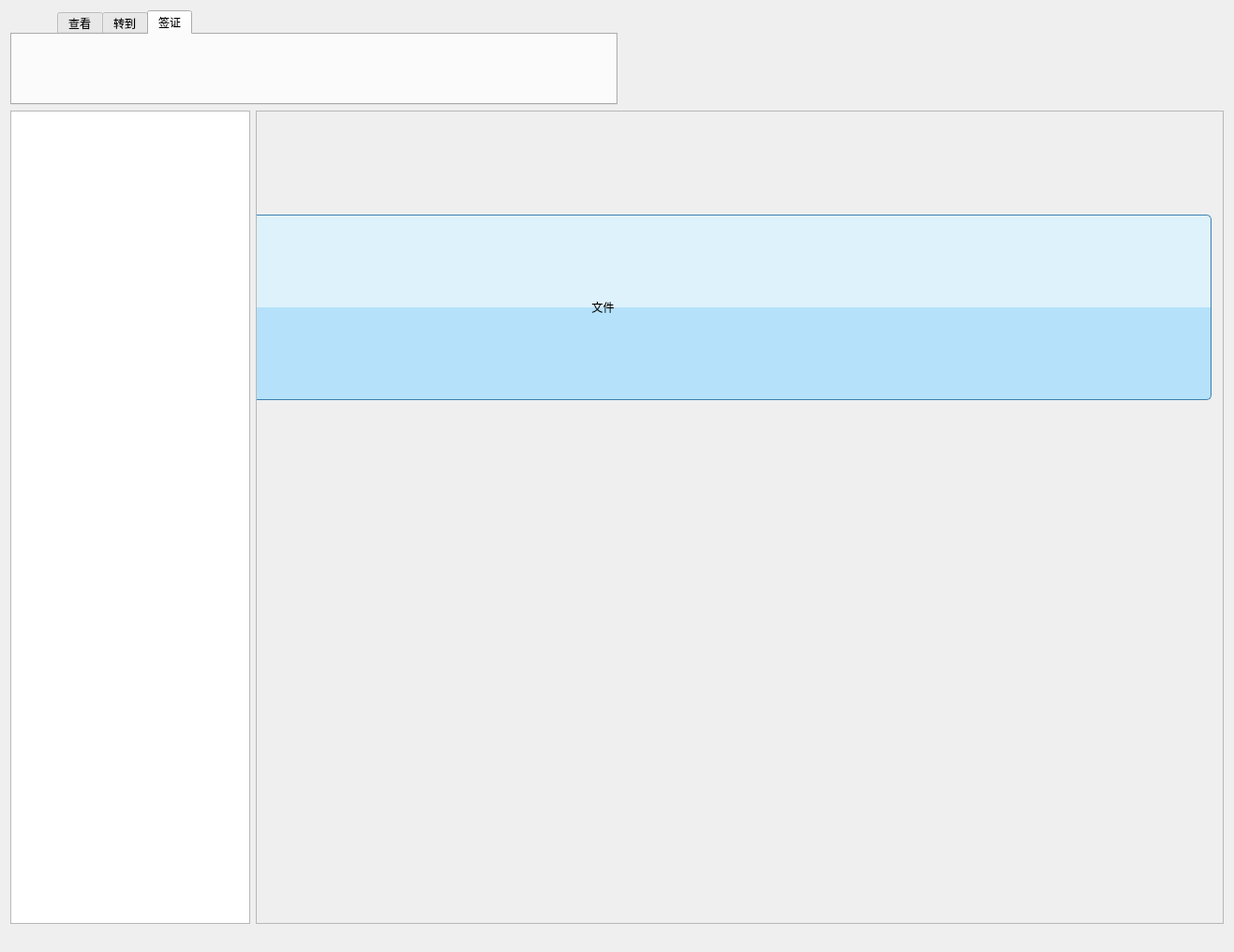
<?xml version="1.0" encoding="UTF-8"?>
<ui version="4.0">
 <class>MainWindow</class>
 <widget class="QMainWindow" name="MainWindow">
  <property name="windowModality">
   <enum>Qt::NonModal</enum>
  </property>
  <property name="geometry">
   <rect>
    <x>0</x>
    <y>0</y>
    <width>1317</width>
    <height>1016</height>
   </rect>
  </property>
  <property name="windowTitle">
   <string>电子印章系统</string>
  </property>
  <property name="windowIcon">
   <iconset>
    <normaloff>open.png</normaloff>open.png</iconset>
  </property>
  <property name="toolButtonStyle">
   <enum>Qt::ToolButtonIconOnly</enum>
  </property>
  <property name="animated">
   <bool>true</bool>
  </property>
  <property name="documentMode">
   <bool>false</bool>
  </property>
  <property name="dockNestingEnabled">
   <bool>true</bool>
  </property>
  <widget class="QWidget" name="centralWidget">
   <layout class="QHBoxLayout" name="horizontalLayout_6">
    <item>
     <layout class="QVBoxLayout" name="verticalLayout_3">
      <property name="topMargin">
       <number>0</number>
      </property>
      <property name="rightMargin">
       <number>0</number>
      </property>
      <item>
       <layout class="QHBoxLayout" name="horizontalLayout_7">
        <property name="rightMargin">
         <number>0</number>
        </property>
        <property name="bottomMargin">
         <number>0</number>
        </property>
        <item>
         <widget class="QTabWidget" name="tabWidget">
          <property name="sizePolicy">
           <sizepolicy hsizetype="Expanding" vsizetype="Fixed">
            <horstretch>0</horstretch>
            <verstretch>0</verstretch>
           </sizepolicy>
          </property>
          <property name="maximumSize">
           <size>
            <width>16777215</width>
            <height>150</height>
           </size>
          </property>
          <property name="styleSheet">
           <string notr="true">
     QTabWidget::tab-bar {
	left:50px;
}
#tabWidget_Main QTabBar::tab {
	background: transparent;
	margin-left: 4px;
	margin-right: 4px;
}
#tabWidget_Main QTabBar::tab:selected, QTabBar::tab:hover {
    border-top-left-radius: 2px;
    border-top-right-radius: 2px;
}
#tabWidget_Main::tab-bar {
 	border: 1px solid #BAC9DB;
}
#tabWidget_Main QTabBar::tab:selected{
	border: 1px solid #BAC9DB;
	background: white;
    border-bottom-color: #FFFFFF;
}
#tabWidget_Main QTabBar::tab:hover:!selected{
	border: 1px solid #ECBC3D;
}
#tabWidget_Main QTabBar::tab:!selected {
    margin-top: 1px; 
}</string>
          </property>
          <property name="currentIndex">
           <number>2</number>
          </property>
          <widget class="QWidget" name="tab">
           <attribute name="title">
            <string>查看</string>
           </attribute>
           <layout class="QGridLayout" name="gridLayout">
            <item row="0" column="2">
             <widget class="QPushButton" name="Amplification">
              <property name="sizePolicy">
               <sizepolicy hsizetype="Expanding" vsizetype="Expanding">
                <horstretch>0</horstretch>
                <verstretch>0</verstretch>
               </sizepolicy>
              </property>
              <property name="toolTip">
               <string>&lt;html&gt;&lt;head/&gt;&lt;body&gt;&lt;p&gt;放大&lt;/p&gt;&lt;/body&gt;&lt;/html&gt;</string>
              </property>
              <property name="styleSheet">
               <string notr="true">QPushButton:hover{
    border: 1px solid #55aaff;
    background-color:  rgb(173,216,230);
	border-radius:5px;
}
QPushButton:pressed{
	border: 1px solid #55aaff;
    background-color:  rgb(173,216,230);
    border-radius:5px;
}</string>
              </property>
              <property name="text">
               <string/>
              </property>
              <property name="icon">
               <iconset resource="../../图标资源.qrc">
                <normaloff>:/resource/图片/放大.png</normaloff>:/resource/图片/放大.png</iconset>
              </property>
              <property name="iconSize">
               <size>
                <width>45</width>
                <height>45</height>
               </size>
              </property>
              <property name="flat">
               <bool>true</bool>
              </property>
             </widget>
            </item>
            <item row="0" column="7">
             <widget class="QToolButton" name="Hide">
              <property name="toolTip">
               <string>&lt;html&gt;&lt;head/&gt;&lt;body&gt;&lt;p&gt;隐藏&lt;/p&gt;&lt;/body&gt;&lt;/html&gt;</string>
              </property>
              <property name="styleSheet">
               <string notr="true">QToolButton:hover{
    border: 1px solid #55aaff;
    background-color:  rgb(173,216,230);
	border-radius:5px;
}
QToolButton:pressed{
	border: 1px solid #55aaff;
    background-color:  rgb(173,216,230);
    border-radius:5px;
}</string>
              </property>
              <property name="text">
               <string/>
              </property>
              <property name="icon">
               <iconset resource="../../图标资源.qrc">
                <normaloff>:/resource/图片/隐藏.png</normaloff>:/resource/图片/隐藏.png</iconset>
              </property>
              <property name="iconSize">
               <size>
                <width>35</width>
                <height>35</height>
               </size>
              </property>
              <property name="autoRaise">
               <bool>true</bool>
              </property>
             </widget>
            </item>
            <item row="0" column="6">
             <widget class="QPushButton" name="Soft_info">
              <property name="sizePolicy">
               <sizepolicy hsizetype="Expanding" vsizetype="Expanding">
                <horstretch>0</horstretch>
                <verstretch>0</verstretch>
               </sizepolicy>
              </property>
              <property name="font">
               <font>
                <family>Liberation Serif</family>
                <pointsize>28</pointsize>
                <weight>75</weight>
                <italic>true</italic>
                <bold>true</bold>
               </font>
              </property>
              <property name="toolTip">
               <string>&lt;html&gt;&lt;head/&gt;&lt;body&gt;&lt;p&gt;软件信息&lt;/p&gt;&lt;/body&gt;&lt;/html&gt;</string>
              </property>
              <property name="styleSheet">
               <string notr="true">QPushButton:hover{
    border: 1px solid #55aaff;
    background-color:  rgb(173,216,230);
	border-radius:5px;
}
QPushButton:pressed{
	border: 1px solid #55aaff;
    background-color:  rgb(173,216,230);
    border-radius:5px;
}</string>
              </property>
              <property name="text">
               <string>i</string>
              </property>
              <property name="iconSize">
               <size>
                <width>45</width>
                <height>45</height>
               </size>
              </property>
              <property name="flat">
               <bool>true</bool>
              </property>
             </widget>
            </item>
            <item row="0" column="3">
             <widget class="QPushButton" name="Zoom_out">
              <property name="sizePolicy">
               <sizepolicy hsizetype="Expanding" vsizetype="Expanding">
                <horstretch>0</horstretch>
                <verstretch>0</verstretch>
               </sizepolicy>
              </property>
              <property name="toolTip">
               <string>&lt;html&gt;&lt;head/&gt;&lt;body&gt;&lt;p&gt;缩小&lt;/p&gt;&lt;/body&gt;&lt;/html&gt;</string>
              </property>
              <property name="styleSheet">
               <string notr="true">QPushButton:hover{
    border: 1px solid #55aaff;
    background-color:  rgb(173,216,230);
	border-radius:5px;
}
QPushButton:pressed{
	border: 1px solid #55aaff;
    background-color:  rgb(173,216,230);
    border-radius:5px;
}</string>
              </property>
              <property name="text">
               <string/>
              </property>
              <property name="icon">
               <iconset resource="../../图标资源.qrc">
                <normaloff>:/resource/图片/缩小.png</normaloff>:/resource/图片/缩小.png</iconset>
              </property>
              <property name="iconSize">
               <size>
                <width>45</width>
                <height>45</height>
               </size>
              </property>
              <property name="flat">
               <bool>true</bool>
              </property>
             </widget>
            </item>
            <item row="0" column="5">
             <widget class="QPushButton" name="User_manual">
              <property name="sizePolicy">
               <sizepolicy hsizetype="Expanding" vsizetype="Expanding">
                <horstretch>0</horstretch>
                <verstretch>0</verstretch>
               </sizepolicy>
              </property>
              <property name="font">
               <font>
                <pointsize>22</pointsize>
               </font>
              </property>
              <property name="toolTip">
               <string>&lt;html&gt;&lt;head/&gt;&lt;body&gt;&lt;p&gt;用户手册&lt;/p&gt;&lt;/body&gt;&lt;/html&gt;</string>
              </property>
              <property name="styleSheet">
               <string notr="true">QPushButton:hover{
    border: 1px solid #55aaff;
    background-color:  rgb(173,216,230);
	border-radius:5px;
}
QPushButton:pressed{
	border: 1px solid #55aaff;
    background-color:  rgb(173,216,230);
    border-radius:5px;
}</string>
              </property>
              <property name="text">
               <string/>
              </property>
              <property name="icon">
               <iconset resource="../../图标资源.qrc">
                <normaloff>:/resource/图片/书.png</normaloff>:/resource/图片/书.png</iconset>
              </property>
              <property name="iconSize">
               <size>
                <width>45</width>
                <height>45</height>
               </size>
              </property>
              <property name="flat">
               <bool>true</bool>
              </property>
             </widget>
            </item>
            <item row="0" column="0">
             <widget class="QPushButton" name="Suitable">
              <property name="sizePolicy">
               <sizepolicy hsizetype="Expanding" vsizetype="Expanding">
                <horstretch>0</horstretch>
                <verstretch>0</verstretch>
               </sizepolicy>
              </property>
              <property name="toolTip">
               <string>&lt;html&gt;&lt;head/&gt;&lt;body&gt;&lt;p&gt;适合页面&lt;/p&gt;&lt;/body&gt;&lt;/html&gt;</string>
              </property>
              <property name="statusTip">
               <string/>
              </property>
              <property name="styleSheet">
               <string notr="true">QPushButton:hover{
    border: 1px solid #55aaff;
    background-color:  rgb(173,216,230);
	border-radius:5px;
}
QPushButton:pressed{
	border: 1px solid #55aaff;
    background-color:  rgb(173,216,230);
    border-radius:5px;
}</string>
              </property>
              <property name="text">
               <string/>
              </property>
              <property name="icon">
               <iconset resource="../../图标资源.qrc">
                <normaloff>:/resource/图片/适合页面.png</normaloff>:/resource/图片/适合页面.png</iconset>
              </property>
              <property name="iconSize">
               <size>
                <width>45</width>
                <height>40</height>
               </size>
              </property>
              <property name="autoRepeat">
               <bool>false</bool>
              </property>
              <property name="autoExclusive">
               <bool>false</bool>
              </property>
              <property name="autoDefault">
               <bool>false</bool>
              </property>
              <property name="default">
               <bool>false</bool>
              </property>
              <property name="flat">
               <bool>true</bool>
              </property>
             </widget>
            </item>
            <item row="0" column="1">
             <widget class="QPushButton" name="Full_Screen">
              <property name="sizePolicy">
               <sizepolicy hsizetype="Expanding" vsizetype="Expanding">
                <horstretch>0</horstretch>
                <verstretch>0</verstretch>
               </sizepolicy>
              </property>
              <property name="toolTip">
               <string>&lt;html&gt;&lt;head/&gt;&lt;body&gt;&lt;p&gt;全屏&lt;/p&gt;&lt;/body&gt;&lt;/html&gt;</string>
              </property>
              <property name="styleSheet">
               <string notr="true">QPushButton:hover{
    border: 1px solid #55aaff;
    background-color:  rgb(173,216,230);
	border-radius:5px;
}
QPushButton:pressed{
	border: 1px solid #55aaff;
    background-color:  rgb(173,216,230);
    border-radius:5px;
}</string>
              </property>
              <property name="text">
               <string/>
              </property>
              <property name="icon">
               <iconset resource="../../图标资源.qrc">
                <normaloff>:/resource/图片/全屏.png</normaloff>:/resource/图片/全屏.png</iconset>
              </property>
              <property name="iconSize">
               <size>
                <width>45</width>
                <height>45</height>
               </size>
              </property>
              <property name="flat">
               <bool>true</bool>
              </property>
             </widget>
            </item>
            <item row="0" column="4">
             <widget class="Line" name="line">
              <property name="sizePolicy">
               <sizepolicy hsizetype="Minimum" vsizetype="Expanding">
                <horstretch>0</horstretch>
                <verstretch>0</verstretch>
               </sizepolicy>
              </property>
              <property name="minimumSize">
               <size>
                <width>20</width>
                <height>0</height>
               </size>
              </property>
              <property name="orientation">
               <enum>Qt::Vertical</enum>
              </property>
             </widget>
            </item>
           </layout>
          </widget>
          <widget class="QWidget" name="tab_2">
           <attribute name="title">
            <string>转到</string>
           </attribute>
           <layout class="QGridLayout" name="gridLayout_3">
            <item row="0" column="0">
             <widget class="QPushButton" name="Previous_page">
              <property name="sizePolicy">
               <sizepolicy hsizetype="Expanding" vsizetype="Expanding">
                <horstretch>0</horstretch>
                <verstretch>0</verstretch>
               </sizepolicy>
              </property>
              <property name="toolTip">
               <string>&lt;html&gt;&lt;head/&gt;&lt;body&gt;&lt;p&gt;上一页&lt;/p&gt;&lt;/body&gt;&lt;/html&gt;</string>
              </property>
              <property name="styleSheet">
               <string notr="true">QPushButton:hover{
    border: 1px solid #55aaff;
    background-color:  rgb(173,216,230);
	border-radius:5px;
}
QPushButton:pressed{
	border: 1px solid #55aaff;
    background-color:  rgb(173,216,230);
    border-radius:5px;
}</string>
              </property>
              <property name="text">
               <string/>
              </property>
              <property name="icon">
               <iconset resource="../../图标资源.qrc">
                <normaloff>:/resource/图片/上一页.png</normaloff>:/resource/图片/上一页.png</iconset>
              </property>
              <property name="iconSize">
               <size>
                <width>40</width>
                <height>40</height>
               </size>
              </property>
              <property name="flat">
               <bool>true</bool>
              </property>
             </widget>
            </item>
            <item row="0" column="1">
             <widget class="QPushButton" name="Next_page">
              <property name="sizePolicy">
               <sizepolicy hsizetype="Expanding" vsizetype="Expanding">
                <horstretch>0</horstretch>
                <verstretch>0</verstretch>
               </sizepolicy>
              </property>
              <property name="toolTip">
               <string>&lt;html&gt;&lt;head/&gt;&lt;body&gt;&lt;p&gt;下一页&lt;/p&gt;&lt;/body&gt;&lt;/html&gt;</string>
              </property>
              <property name="styleSheet">
               <string notr="true">QPushButton:hover{
    border: 1px solid #55aaff;
    background-color:  rgb(173,216,230);
	border-radius:5px;
}
QPushButton:pressed{
	border: 1px solid #55aaff;
    background-color:  rgb(173,216,230);
    border-radius:5px;
}</string>
              </property>
              <property name="text">
               <string/>
              </property>
              <property name="icon">
               <iconset resource="../../图标资源.qrc">
                <normaloff>:/resource/图片/下一页.png</normaloff>:/resource/图片/下一页.png</iconset>
              </property>
              <property name="iconSize">
               <size>
                <width>40</width>
                <height>40</height>
               </size>
              </property>
              <property name="flat">
               <bool>true</bool>
              </property>
             </widget>
            </item>
            <item row="0" column="2">
             <widget class="QPushButton" name="First_page">
              <property name="sizePolicy">
               <sizepolicy hsizetype="Expanding" vsizetype="Expanding">
                <horstretch>0</horstretch>
                <verstretch>0</verstretch>
               </sizepolicy>
              </property>
              <property name="toolTip">
               <string>&lt;html&gt;&lt;head/&gt;&lt;body&gt;&lt;p&gt;第一页&lt;/p&gt;&lt;/body&gt;&lt;/html&gt;</string>
              </property>
              <property name="styleSheet">
               <string notr="true">QPushButton:hover{
    border: 1px solid #55aaff;
    background-color:  rgb(173,216,230);
	border-radius:5px;
}
QPushButton:pressed{
	border: 1px solid #55aaff;
    background-color:  rgb(173,216,230);
    border-radius:5px;
}</string>
              </property>
              <property name="text">
               <string/>
              </property>
              <property name="icon">
               <iconset resource="../../图标资源.qrc">
                <normaloff>:/resource/图片/第一页.png</normaloff>:/resource/图片/第一页.png</iconset>
              </property>
              <property name="iconSize">
               <size>
                <width>40</width>
                <height>40</height>
               </size>
              </property>
              <property name="flat">
               <bool>true</bool>
              </property>
             </widget>
            </item>
            <item row="0" column="3">
             <widget class="QPushButton" name="Last_page">
              <property name="sizePolicy">
               <sizepolicy hsizetype="Expanding" vsizetype="Expanding">
                <horstretch>0</horstretch>
                <verstretch>0</verstretch>
               </sizepolicy>
              </property>
              <property name="toolTip">
               <string>&lt;html&gt;&lt;head/&gt;&lt;body&gt;&lt;p&gt;最后一页&lt;/p&gt;&lt;/body&gt;&lt;/html&gt;</string>
              </property>
              <property name="styleSheet">
               <string notr="true">QPushButton:hover{
    border: 1px solid #55aaff;
    background-color:  rgb(173,216,230);
	border-radius:5px;
}
QPushButton:pressed{
	border: 1px solid #55aaff;
    background-color:  rgb(173,216,230);
    border-radius:5px;
}</string>
              </property>
              <property name="text">
               <string/>
              </property>
              <property name="icon">
               <iconset resource="../../图标资源.qrc">
                <normaloff>:/resource/图片/最后一页.png</normaloff>:/resource/图片/最后一页.png</iconset>
              </property>
              <property name="iconSize">
               <size>
                <width>45</width>
                <height>45</height>
               </size>
              </property>
              <property name="flat">
               <bool>true</bool>
              </property>
             </widget>
            </item>
            <item row="0" column="4">
             <widget class="Line" name="line_2">
              <property name="sizePolicy">
               <sizepolicy hsizetype="Fixed" vsizetype="Expanding">
                <horstretch>0</horstretch>
                <verstretch>0</verstretch>
               </sizepolicy>
              </property>
              <property name="minimumSize">
               <size>
                <width>20</width>
                <height>0</height>
               </size>
              </property>
              <property name="orientation">
               <enum>Qt::Vertical</enum>
              </property>
             </widget>
            </item>
            <item row="0" column="5">
             <widget class="QPushButton" name="Jump_page">
              <property name="sizePolicy">
               <sizepolicy hsizetype="Expanding" vsizetype="Expanding">
                <horstretch>0</horstretch>
                <verstretch>0</verstretch>
               </sizepolicy>
              </property>
              <property name="toolTip">
               <string>&lt;html&gt;&lt;head/&gt;&lt;body&gt;&lt;p&gt;页面跳转&lt;/p&gt;&lt;/body&gt;&lt;/html&gt;</string>
              </property>
              <property name="styleSheet">
               <string notr="true">QPushButton:hover{
    border: 1px solid #55aaff;
    background-color:  rgb(173,216,230);
	border-radius:5px;
}
QPushButton:pressed{
	border: 1px solid #55aaff;
    background-color:  rgb(173,216,230);
    border-radius:5px;
}</string>
              </property>
              <property name="text">
               <string/>
              </property>
              <property name="icon">
               <iconset resource="../../图标资源.qrc">
                <normaloff>:/resource/图片/跳转页面.png</normaloff>:/resource/图片/跳转页面.png</iconset>
              </property>
              <property name="iconSize">
               <size>
                <width>40</width>
                <height>40</height>
               </size>
              </property>
              <property name="flat">
               <bool>true</bool>
              </property>
             </widget>
            </item>
           </layout>
          </widget>
          <widget class="QWidget" name="tab_3">
           <attribute name="title">
            <string>签证</string>
           </attribute>
           <layout class="QGridLayout" name="gridLayout_4">
            <item row="0" column="3">
             <widget class="QPushButton" name="Cancel_seal">
              <property name="sizePolicy">
               <sizepolicy hsizetype="Expanding" vsizetype="Expanding">
                <horstretch>0</horstretch>
                <verstretch>0</verstretch>
               </sizepolicy>
              </property>
              <property name="toolTip">
               <string>&lt;html&gt;&lt;head/&gt;&lt;body&gt;&lt;p&gt;撤章&lt;/p&gt;&lt;/body&gt;&lt;/html&gt;</string>
              </property>
              <property name="styleSheet">
               <string notr="true">QPushButton:hover{
    border: 1px solid #55aaff;
    background-color:  rgb(173,216,230);
	border-radius:5px;
}
QPushButton:pressed{
	border: 1px solid #55aaff;
    background-color:  rgb(173,216,230);
    border-radius:5px;
}</string>
              </property>
              <property name="text">
               <string/>
              </property>
              <property name="icon">
               <iconset resource="../../图标资源.qrc">
                <normaloff>:/resource/图片/撤章.png</normaloff>:/resource/图片/撤章.png</iconset>
              </property>
              <property name="iconSize">
               <size>
                <width>45</width>
                <height>45</height>
               </size>
              </property>
              <property name="flat">
               <bool>true</bool>
              </property>
             </widget>
            </item>
            <item row="0" column="0">
             <widget class="QPushButton" name="Stamp">
              <property name="sizePolicy">
               <sizepolicy hsizetype="Expanding" vsizetype="Expanding">
                <horstretch>0</horstretch>
                <verstretch>0</verstretch>
               </sizepolicy>
              </property>
              <property name="toolTip">
               <string>&lt;html&gt;&lt;head/&gt;&lt;body&gt;&lt;p&gt;盖章&lt;/p&gt;&lt;/body&gt;&lt;/html&gt;</string>
              </property>
              <property name="styleSheet">
               <string notr="true">QPushButton:hover{
    border: 1px solid #55aaff;
    background-color:  rgb(173,216,230);
	border-radius:5px;
}
QPushButton:pressed{
	border: 1px solid #55aaff;
    background-color:  rgb(173,216,230);
    border-radius:5px;
}</string>
              </property>
              <property name="text">
               <string/>
              </property>
              <property name="icon">
               <iconset resource="../../图标资源.qrc">
                <normaloff>:/resource/图片/盖章.png</normaloff>:/resource/图片/盖章.png</iconset>
              </property>
              <property name="iconSize">
               <size>
                <width>45</width>
                <height>45</height>
               </size>
              </property>
              <property name="flat">
               <bool>true</bool>
              </property>
             </widget>
            </item>
            <item row="0" column="1">
             <widget class="QPushButton" name="Create_seal">
              <property name="sizePolicy">
               <sizepolicy hsizetype="Expanding" vsizetype="Expanding">
                <horstretch>0</horstretch>
                <verstretch>0</verstretch>
               </sizepolicy>
              </property>
              <property name="toolTip">
               <string>&lt;html&gt;&lt;head/&gt;&lt;body&gt;&lt;p&gt;制章&lt;/p&gt;&lt;/body&gt;&lt;/html&gt;</string>
              </property>
              <property name="styleSheet">
               <string notr="true">QPushButton:hover{
    border: 1px solid #55aaff;
    background-color:  rgb(173,216,230);
	border-radius:5px;
}
QPushButton:pressed{
	border: 1px solid #55aaff;
    background-color:  rgb(173,216,230);
    border-radius:5px;
}</string>
              </property>
              <property name="text">
               <string/>
              </property>
              <property name="icon">
               <iconset resource="../../图标资源.qrc">
                <normaloff>:/resource/图片/制作印章.png</normaloff>:/resource/图片/制作印章.png</iconset>
              </property>
              <property name="iconSize">
               <size>
                <width>60</width>
                <height>45</height>
               </size>
              </property>
              <property name="flat">
               <bool>true</bool>
              </property>
             </widget>
            </item>
            <item row="0" column="2">
             <widget class="QPushButton" name="Verification_seal">
              <property name="sizePolicy">
               <sizepolicy hsizetype="Expanding" vsizetype="Expanding">
                <horstretch>0</horstretch>
                <verstretch>0</verstretch>
               </sizepolicy>
              </property>
              <property name="toolTip">
               <string>&lt;html&gt;&lt;head/&gt;&lt;body&gt;&lt;p&gt;批量验证&lt;/p&gt;&lt;/body&gt;&lt;/html&gt;</string>
              </property>
              <property name="styleSheet">
               <string notr="true">QPushButton:hover{
    border: 1px solid #55aaff;
    background-color:  rgb(173,216,230);
	border-radius:5px;
}
QPushButton:pressed{
	border: 1px solid #55aaff;
    background-color:  rgb(173,216,230);
    border-radius:5px;
}</string>
              </property>
              <property name="text">
               <string/>
              </property>
              <property name="icon">
               <iconset resource="../../图标资源.qrc">
                <normaloff>:/resource/图片/验证.png</normaloff>:/resource/图片/验证.png</iconset>
              </property>
              <property name="iconSize">
               <size>
                <width>45</width>
                <height>45</height>
               </size>
              </property>
              <property name="flat">
               <bool>true</bool>
              </property>
             </widget>
            </item>
            <item row="0" column="4">
             <widget class="QPushButton" name="submit">
              <property name="sizePolicy">
               <sizepolicy hsizetype="Expanding" vsizetype="Expanding">
                <horstretch>0</horstretch>
                <verstretch>0</verstretch>
               </sizepolicy>
              </property>
              <property name="toolTip">
               <string>&lt;html&gt;&lt;head/&gt;&lt;body&gt;&lt;p&gt;提交信息&lt;/p&gt;&lt;/body&gt;&lt;/html&gt;</string>
              </property>
              <property name="styleSheet">
               <string notr="true">QPushButton:hover{
    border: 1px solid #55aaff;
    background-color:  rgb(173,216,230);
	border-radius:5px;
}
QPushButton:pressed{
	border: 1px solid #55aaff;
    background-color:  rgb(173,216,230);
    border-radius:5px;
}</string>
              </property>
              <property name="text">
               <string/>
              </property>
              <property name="icon">
               <iconset resource="../../图标资源.qrc">
                <normaloff>:/resource/图片/提案审批.png</normaloff>:/resource/图片/提案审批.png</iconset>
              </property>
              <property name="iconSize">
               <size>
                <width>45</width>
                <height>45</height>
               </size>
              </property>
              <property name="flat">
               <bool>true</bool>
              </property>
             </widget>
            </item>
           </layout>
          </widget>
         </widget>
        </item>
        <item>
         <spacer name="horizontalSpacer">
          <property name="orientation">
           <enum>Qt::Horizontal</enum>
          </property>
          <property name="sizeType">
           <enum>QSizePolicy::Expanding</enum>
          </property>
          <property name="sizeHint" stdset="0">
           <size>
            <width>500</width>
            <height>10</height>
           </size>
          </property>
         </spacer>
        </item>
       </layout>
      </item>
      <item>
       <layout class="QHBoxLayout" name="horizontalLayout_3">
        <property name="sizeConstraint">
         <enum>QLayout::SetMaximumSize</enum>
        </property>
        <item>
         <layout class="QHBoxLayout" name="horizontalLayout_5">
          <property name="spacing">
           <number>0</number>
          </property>
          <property name="rightMargin">
           <number>0</number>
          </property>
          <item>
           <widget class="QListWidget" name="listWidget">
            <property name="sizePolicy">
             <sizepolicy hsizetype="Fixed" vsizetype="Expanding">
              <horstretch>1</horstretch>
              <verstretch>1</verstretch>
             </sizepolicy>
            </property>
            <property name="minimumSize">
             <size>
              <width>0</width>
              <height>0</height>
             </size>
            </property>
            <property name="maximumSize">
             <size>
              <width>16777215</width>
              <height>16777215</height>
             </size>
            </property>
            <property name="iconSize">
             <size>
              <width>150</width>
              <height>300</height>
             </size>
            </property>
            <property name="movement">
             <enum>QListView::Static</enum>
            </property>
            <property name="gridSize">
             <size>
              <width>150</width>
              <height>220</height>
             </size>
            </property>
            <property name="viewMode">
             <enum>QListView::IconMode</enum>
            </property>
           </widget>
          </item>
         </layout>
        </item>
        <item>
         <widget class="QScrollArea" name="scrollArea">
          <property name="sizePolicy">
           <sizepolicy hsizetype="Expanding" vsizetype="Expanding">
            <horstretch>0</horstretch>
            <verstretch>0</verstretch>
           </sizepolicy>
          </property>
          <property name="minimumSize">
           <size>
            <width>0</width>
            <height>0</height>
           </size>
          </property>
          <property name="maximumSize">
           <size>
            <width>16777215</width>
            <height>16777215</height>
           </size>
          </property>
          <property name="layoutDirection">
           <enum>Qt::LeftToRight</enum>
          </property>
          <property name="widgetResizable">
           <bool>true</bool>
          </property>
          <property name="alignment">
           <set>Qt::AlignCenter</set>
          </property>
          <widget class="QWidget" name="scrollAreaWidgetContents">
           <property name="geometry">
            <rect>
             <x>0</x>
             <y>0</y>
             <width>1024</width>
             <height>825</height>
            </rect>
           </property>
           <widget class="QPushButton" name="pushButton">
            <property name="enabled">
             <bool>true</bool>
            </property>
            <property name="geometry">
             <rect>
              <x>-280</x>
              <y>110</y>
              <width>1299</width>
              <height>198</height>
             </rect>
            </property>
            <property name="sizePolicy">
             <sizepolicy hsizetype="Expanding" vsizetype="Expanding">
              <horstretch>0</horstretch>
              <verstretch>0</verstretch>
             </sizepolicy>
            </property>
            <property name="styleSheet">
             <string notr="true">QPushButton {
     border: 1px solid #3C80B1;
    background-color: qconicalgradient(cx:0.5, cy:0.5, angle:180, stop:0.49999 rgba(181, 225, 250, 255), stop:0.50001 rgba(222, 242, 251, 255));
    border-radius:5px;
}</string>
            </property>
            <property name="text">
             <string>文件</string>
            </property>
            <property name="autoRepeatDelay">
             <number>100</number>
            </property>
           </widget>
          </widget>
         </widget>
        </item>
       </layout>
      </item>
     </layout>
    </item>
   </layout>
  </widget>
  <widget class="QStatusBar" name="statusBar">
   <property name="acceptDrops">
    <bool>false</bool>
   </property>
   <property name="layoutDirection">
    <enum>Qt::RightToLeft</enum>
   </property>
   <property name="autoFillBackground">
    <bool>false</bool>
   </property>
   <property name="sizeGripEnabled">
    <bool>false</bool>
   </property>
  </widget>
 </widget>
 <layoutdefault spacing="6" margin="11"/>
 <resources>
  <include location="../../图标资源.qrc"/>
 </resources>
 <connections/>
</ui>
